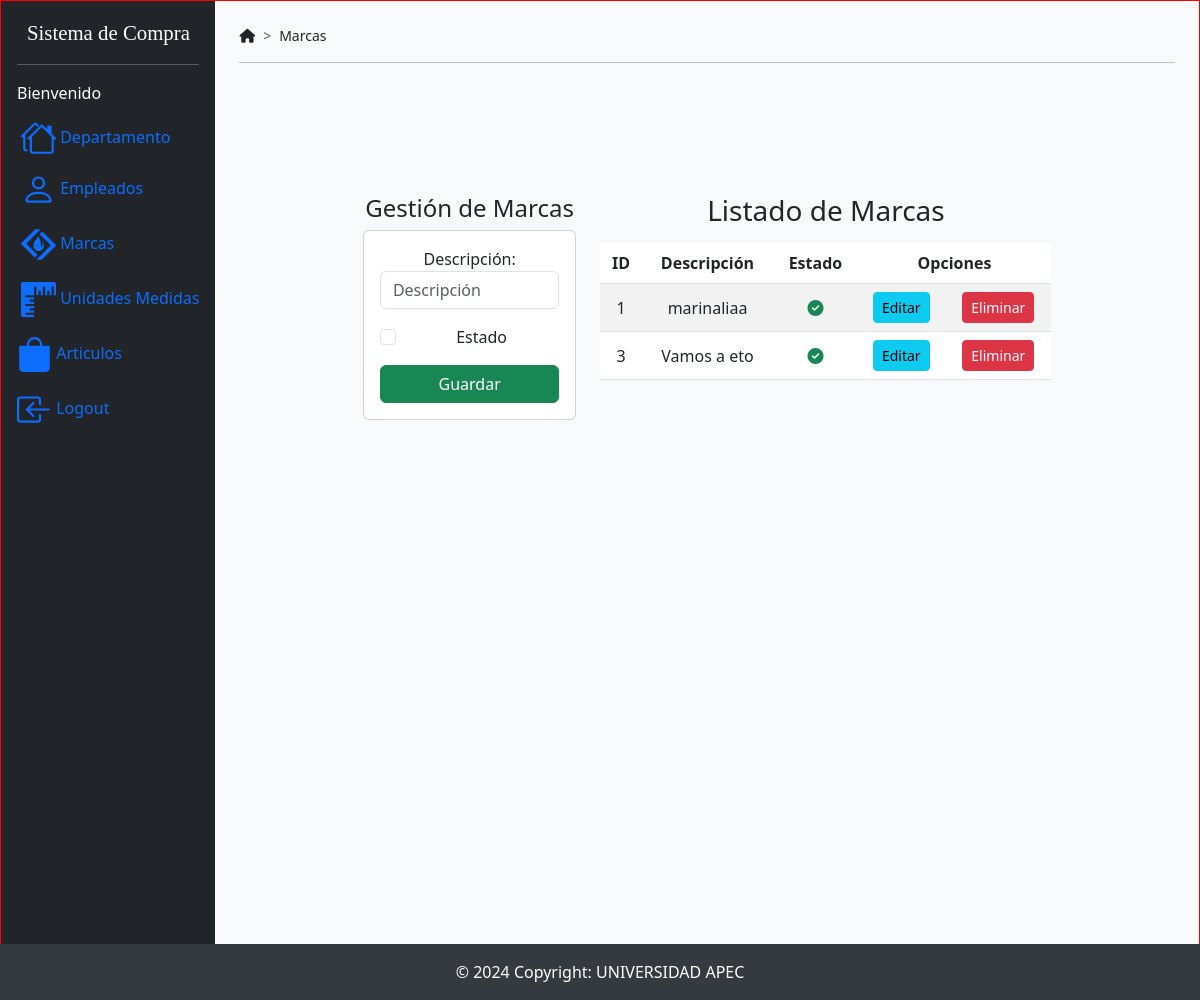
Screenshot of /principalMarcas with the database file from the repository.
### SistemaCompraApp/models.py (models this page shows)
class Marcas(models.Model):
    idmarca = models.AutoField(db_column='IdMarca', primary_key=True, blank=False, null=False)  # Field name made lowercase.
    descripcion = models.TextField(db_column='Descripcion')  # Field name made lowercase.
    estado = models.TextField(db_column='Estado', blank=True, null=True)  # Field name made lowercase.
    class Meta:
        managed = False
        db_table = 'Marcas'

### SistemaCompraApp/views.py (the view)
# urls.py: path('principalMarcas', views.principalMarcas, name='principalMarcas'),
def principalMarcas(request):
    listadoMarcas = Marcas.objects.all()
    return render(request, 'principalMarcas.html', {'marcas': listadoMarcas})

### SistemaCompraApp/templates/principalMarcas.html (shortened to what this page needs)
{% extends "./base.html" %}
{% block navegacion %}Marcas{% endblock %}
{% block body %}
    <div class="row">
        <div class="col-sm-12 col-md-6 col-lg-4 col-xl-4 mb-4">
            <h4>Gestión de Marcas</h4>
            <div class="card">
                <div class="card-body">
                    <form action="/registrarMarcas/" method="post">{% csrf_token %}
                        <div class="form-group mb-3">
                            <label for="txtdescripcionMarca">Descripción:</label>
                            <input type="text"
                                   name="txtdescripcionMarca"
                                   id="txtdescripcionMarca"
                                   class="form-control"
                                   placeholder="Descripción"
                                   minlength="1"
                                   maxlength="500"
                                   required>
                        </div>
                        <div class="form-check mb-3">
                            <input class="form-check-input"
                                   type="checkbox"
                                   name="txtEstadoMarca"
                                   id="txtEstadoMarca"
                                   required>
                            <label class="form-check-label" for="txtEstadoMarca">Estado</label>
                        </div>
                        <div class="d-grid">
                            <button type="submit" class="btn btn-success text-white">Guardar</button>
                        </div>
                    </form>
                </div>
            </div>
        </div>
        <div class="col-sm-12 col-md-6 col-lg-8 col-xl-8">
            <h3>Listado de Marcas</h3>
            <div class="table-responsive py-2">
                <table class="table table-striped">
                    <thead>
                        <tr>
                            <th>ID</th>
                            <th>Descripción</th>
                            <th>Estado</th>
                            <th colspan="2">Opciones</th>
                        </tr>
                    </thead>
                    <tbody>
                        {% for marca in marcas %}
                            <tr>
                                <td>{{ marca.idmarca }}</td>
                                <td>{{ marca.descripcion }}</td>
                                <td>
                                    {% if marca.estado == "1" %}
                                        <i class="fa-solid fa-circle-check text-success"></i>
                                    {% else %}
                                        <i class="fa-regular fa-circle-check text-muted"></i>
                                    {% endif %}
                                </td>
                                <td>
                                    <a href="edicionMarcas/{{ marca.idmarca }}" class="btn btn-info btn-sm">Editar</a>
                                </td>
                                <td>
                                    <a href="eliminarMarcas/{{ marca.idmarca }}" class="btn btn-danger btn-sm btnEliminacion">Eliminar</a>
                                </td>
                            </tr>
                        {% endfor %}
                    </tbody>
                </table>
            </div>
        </div>
    </div>
{% endblock %}

### SistemaCompraApp/static/css/baseDesign.css (style rules this page uses)
th, td { text-align: center; vertical-align: middle; }
body { height: 1000px; border: 1px solid red; position: relative; }

### SistemaCompraApp/templates/base.html (style rules this page uses)
a { text-decoration: none; color: blue; }

### rows the page displays
Marcas: idmarca "1", descripcion "marinaliaa", Estado "1" (drawn)
Marcas: idmarca "3", descripcion "Vamos a eto", Estado "1" (drawn)
